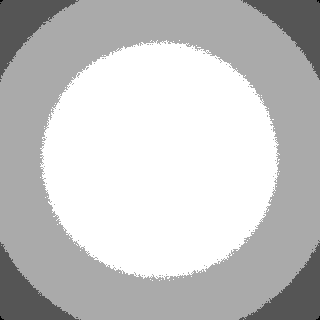
#> input picture tasks/hcs-dose-response-s0001-l6/environment/input/flatfield/flat_ch1.tif, 320 x 320 px, found by its file name; the run also reads 1 picture not shown here
$ python diagnostics.py
#> lines starting #> are read from the running program, lines starting #| are printed output that depends on the picture
import numpy as np, pandas as pd, tifffile, glob, os
from scipy import ndimage as ndi
from skimage.measure import label, regionprops
from skimage.feature import peak_local_max
base='/task/input'
D=tifffile.imread(base+'/flatfield/dark.tif').astype(np.float32)
#> D: shape (320, 320) float32; min 98, max 102, mean 100
f1=tifffile.imread(base+'/flatfield/flat_ch1.tif').astype(np.float32)-D; f1/=np.median(f1)
#> after `f1 = tifffile.imread(base + '/flatfield/flat_ch1.tif').astype(np.float`:
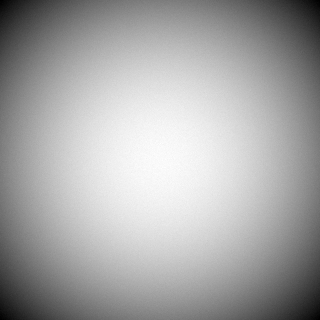
#> f1: shape (320, 320) float32; min 1679, max 2414, mean 2158.5; drawn with min black and max white
# Full-plate focus metrics on corrected nuclear channel
rows=[]
for p in sorted(glob.glob(base+'/images/*_ch1.tif')):
 w=os.path.basename(p).split('_')[0]
 x=np.maximum((tifffile.imread(p).astype(np.float32)-D)/f1,0)
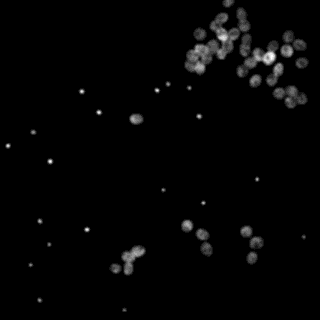
#> input picture tasks/hcs-dose-response-s0001-l6/environment/input/images/A04_ch1.tif, 320 x 320 px
#> x: shape (320, 320) float32; min 4.79, max 3243.1, mean 81
 # background-normalize using robust lower quantile
 bg=np.quantile(x,.2); y=x/bg
#> after `bg = np.quantile(x, 0.2)`: bg = 19.31
#> after `y = x / bg`:
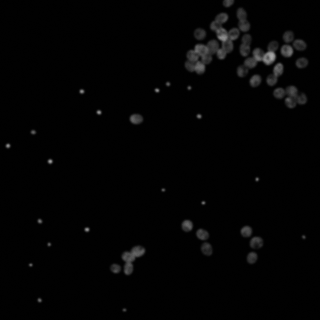
#> y: shape (320, 320) float32; min 0.248, max 168, mean 4.2
 gy,gx=np.gradient(ndi.gaussian_filter(y,0.5))
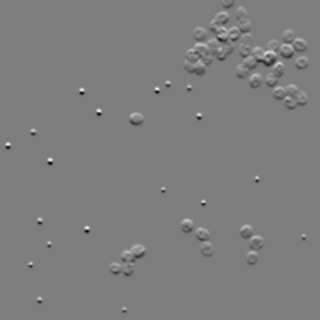
#> gy: shape (320, 320) float32; min -48.36, max 49.59, mean 0; drawn with min black and max white
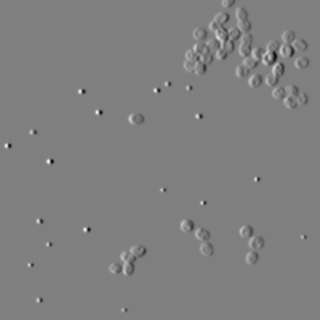
#> gx: shape (320, 320) float32; min -48.78, max 48.47, mean 0; drawn with min black and max white
 ten=(gx*gx+gy*gy).mean()
#> ten = 17.72
 lap=ndi.gaussian_laplace(y,1.0)
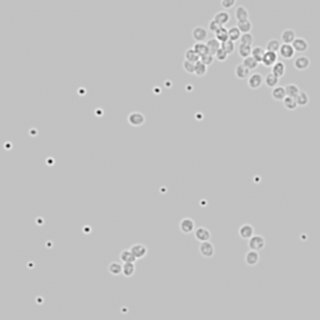
#> lap: shape (320, 320) float32; min -66.02, max 20.72, mean 0; drawn with min black and max white
 rows.append((w,bg,np.median(x),x.std(),ten,np.abs(lap).mean(),np.quantile(x,.99),np.quantile(x,.999)))
#> pass 2 of the loop `for p in sorted(glob.glob(base+'/images/*_ch1.tif')):`:
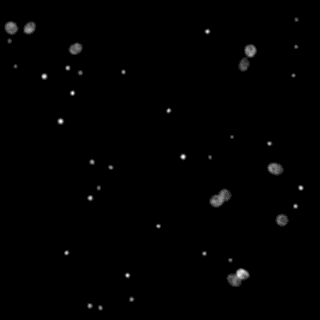
#> input picture tasks/hcs-dose-response-s0001-l6/environment/input/images/A10_ch1.tif, 320 x 320 px
#> bg = 19.16
#> `gy,gx=np.gradient(ndi.gaussian_filter(y,0.5))`:
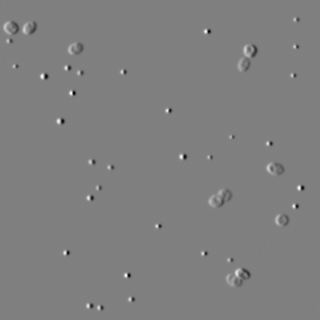
#> gx: shape (320, 320) float32; min -44.41, max 44.1, mean 0; drawn with min black and max white
#> ten = 11.77
#> `lap=ndi.gaussian_laplace(y,1.0)`:
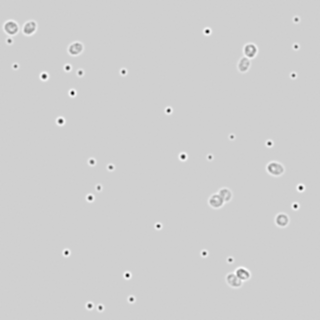
#> lap: shape (320, 320) float32; min -63.39, max 14.18, mean -0.000335; drawn with min black and max white
#> pass 3 of the loop `for p in sorted(glob.glob(base+'/images/*_ch1.tif')):`:
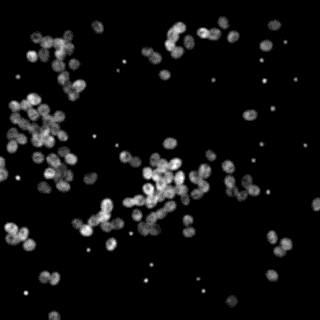
#> input picture tasks/hcs-dose-response-s0001-l6/environment/input/images/C02_ch1.tif, 320 x 320 px
#> bg = 19.86
#> `gy,gx=np.gradient(ndi.gaussian_filter(y,0.5))`:
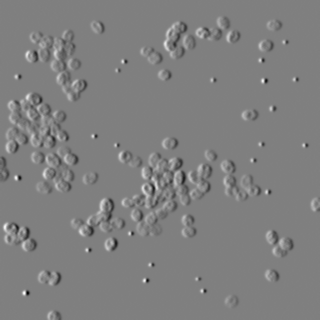
#> gx: shape (320, 320) float32; min -43.66, max 43.51, mean 0; drawn with min black and max white
#> ten = 34.52
#> `lap=ndi.gaussian_laplace(y,1.0)`:
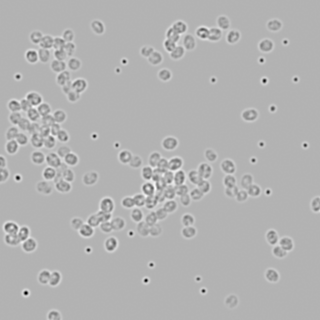
#> lap: shape (320, 320) float32; min -54.77, max 23.31, mean 0; drawn with min black and max white
df=pd.DataFrame(rows,columns=['well','bg20','med','std','tenengrad','lapabs','q99','q999']).set_index('well')
#> df = table of 3 rows and 7 columns
df.to_csv('/task/output/focus_metrics.tsv',sep='\t')
for c in df.columns:
 print('\n',c)
 print('min',df[c].idxmin(),df[c].min(),'max',df[c].idxmax(),df[c].max(),'median',df[c].median())
 print('lowest 12:',df[c].nsmallest(12).round(4).to_dict())
 print('highest 5:',df[c].nlargest(5).round(4).to_dict())
#> this loop made 7 passes
#> c on passes 1 to 7: 'bg20', 'med', 'std', 'tenengrad', 'lapabs', 'q99', 'q999'
#> (printed output is left out)
